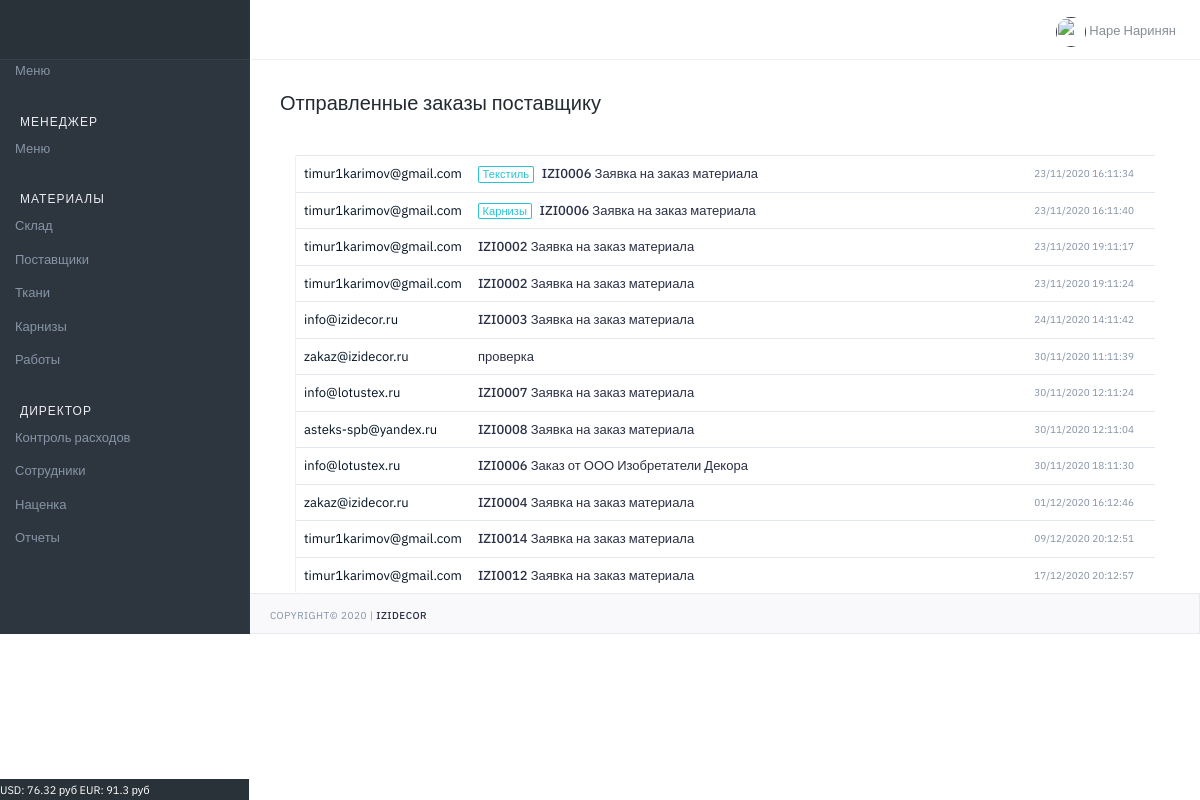
Page /manager/supplier/mail/list/ (signed in) on the committed database.
### markup/models.py (models this page shows, shortened)
class MarkupCurrency(models.Model):
    name = models.CharField(verbose_name='Название', max_length=100)
    value = models.FloatField(verbose_name='Значение', default=0)

### orders/models.py (models this page shows, shortened)
class SupplierMail(models.Model):
    email = models.CharField(verbose_name='email', max_length=100, blank=True)
    subject = models.CharField(verbose_name='Тема письма', max_length=100, blank=True)
    text = models.CharField(verbose_name='Текст письма', max_length=1000, blank=True)
    type_p = models.CharField(verbose_name='Тип', max_length=1000, blank=True)
    date_created = models.DateTimeField(verbose_name='Дата создания', auto_now_add=True, null=True)

### manager/views.py (the view)
# urls.py: path('supplier/mail/list/', SupplierMailList, name="supplier_mail_list"),
@login_required(login_url='login')
def SupplierMailList(request):
    mail = SupplierMail.objects.all()
    return render(request, 'manager/supplier_mail_list.html', context={'mail': mail})

### main/template_tags/custom_tags.py (called while the page is built)
@register.filter(name='has_group')
def has_group(user, group_name):
    return user.groups.filter(name=group_name).exists()

@register.simple_tag()
def get_currency():
    usd = MarkupCurrency.objects.get(name='USD')
    eur = MarkupCurrency.objects.get(name='EUR')
    f = f'USD: {round(usd.value,2)} руб  EUR: {round(eur.value,2)} руб'
    return f

### manager/templates/manager/supplier_mail_list.html
{% extends "main/base.html" %}
{% block title_h1 %}Отправленные заказы поставщику{% endblock %}
{% block body_content %}
                  <div class="col-lg-12 email-right-sidebar">
                     <div class="card bd-r-0-force bd-t-0-force bd-b-0-force">
                        <div class="card-body pd-0">
                           <div class="table-responsive">
                              <table class="table table-hover mb-0">
                                 <tbody>
                                    {% for m in mail %}
                                       <tr>
                                          <td class="wd-15p">{{m.email}}</td>
                                          <td><a href="{% url 'manager:supplier_mail_view' id=m.id%}"><span class="badge badge-outline-info mr-2">{{m.type_p}}</span>{{m.subject}}</a></td>
                                          <td class="wd-15p">
                                             <p class="mb-0 tx-10 tx-gray-500">{{m.date_created|date:'d/m/Y H:m:s'}}</p>
                                          </td>
                                       </tr>
                                    {% endfor %}
                                 </tbody>
                              </table>
                           </div>
                        </div>
                     </div>
                  </div>
{% endblock %}

### main/templates/main/main_elements/footer.html
<div class="sidebar-footer">
   <span class="tx tx-11 tx-white">{% get_currency %}</span>
</div>

### main/templates/main/main_elements/notification.html (shortened to what this page needs)
<div class="header-right pull-right">
 <ul class="list-inline justify-content-end">
    {% if user.is_authenticated %}
       <li class="list-inline-item dropdown">
          <a  href="" role="button" data-toggle="dropdown" aria-haspopup="true" aria-expanded="false">
          <img src="/static/main/assets/images/users-face/female_icon.png" class="img-fluid wd-30 ht-30 rounded-circle" alt="">
             <span class="tx-13 tx-gray-600">{{ user.get_full_name }}</span>
          </a>
       </li>
    {% endif %}
 </ul>
</div>

### rows in the picture
MarkupCurrency: value.value "USD: 76.32 руб EUR: 91.3 руб"
SupplierMail: email "timur1karimov@gmail.com", type_p "Текстиль", subject "IZI0006 Заявка на заказ материала", date_created "23/11/2020 16:11:34"
SupplierMail: email "timur1karimov@gmail.com", type_p "Карнизы", subject "IZI0006 Заявка на заказ материала", date_created "23/11/2020 16:11:40"
SupplierMail: email "timur1karimov@gmail.com", subject "IZI0002 Заявка на заказ материала", date_created "23/11/2020 19:11:17"
SupplierMail: email "timur1karimov@gmail.com", subject "IZI0002 Заявка на заказ материала", date_created "23/11/2020 19:11:24"
SupplierMail: email "info@izidecor.ru", subject "IZI0003 Заявка на заказ материала", date_created "24/11/2020 14:11:42"
SupplierMail: email "zakaz@izidecor.ru", subject "проверка", date_created "30/11/2020 11:11:39"
SupplierMail: email "info@lotustex.ru", subject "IZI0007 Заявка на заказ материала", date_created "30/11/2020 12:11:24"
SupplierMail: email "asteks-spb@yandex.ru", subject "IZI0008 Заявка на заказ материала", date_created "30/11/2020 12:11:04"
SupplierMail: email "info@lotustex.ru", subject "IZI0006 Заказ от ООО Изобретатели Декора", date_created "30/11/2020 18:11:30"
SupplierMail: email "zakaz@izidecor.ru", subject "IZI0004 Заявка на заказ материала", date_created "01/12/2020 16:12:46"
SupplierMail: email "timur1karimov@gmail.com", subject "IZI0014 Заявка на заказ материала", date_created "09/12/2020 20:12:51"
SupplierMail: email "timur1karimov@gmail.com", subject "IZI0012 Заявка на заказ материала", date_created "17/12/2020 20:12:57"

### other values in the picture
{{ user.get_full_name }} "Наре Наринян"
